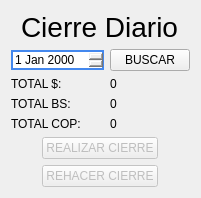
         <widget class="QWidget" name="widget_cierre_diario">
          <layout class="QVBoxLayout" name="verticalLayout_10">
           <item>
            <layout class="QGridLayout" name="gridLayout_8">
             <item row="1" column="1">
              <widget class="QPushButton" name="boton_buscar_cierre">
               <property name="text">
                <string>BUSCAR</string>
               </property>
              </widget>
             </item>
             <item row="3" column="0">
              <widget class="QLabel" name="label_6">
               <property name="text">
                <string>TOTAL BS:</string>
               </property>
              </widget>
             </item>
             <item row="4" column="0">
              <widget class="QLabel" name="label_5">
               <property name="text">
                <string>TOTAL COP:</string>
               </property>
              </widget>
             </item>
             <item row="3" column="1">
              <widget class="QLabel" name="label_cierre_bs">
               <property name="text">
                <string>0</string>
               </property>
              </widget>
             </item>
             <item row="2" column="1">
              <widget class="QLabel" name="label_cierre_dolar">
               <property name="text">
                <string>0</string>
               </property>
              </widget>
             </item>
             <item row="0" column="0" colspan="2" alignment="Qt::AlignmentFlag::AlignHCenter">
              <widget class="QLabel" name="label_9">
               <property name="styleSheet">
                <string notr="true">font-size: 28px;</string>
               </property>
               <property name="text">
                <string>Cierre Diario</string>
               </property>
              </widget>
             </item>
             <item row="4" column="1">
              <widget class="QLabel" name="label_cierre_cop">
               <property name="text">
                <string>0</string>
               </property>
              </widget>
             </item>
             <item row="5" column="0" colspan="2" alignment="Qt::AlignmentFlag::AlignHCenter">
              <widget class="QPushButton" name="boton_cierre">
               <property name="enabled">
                <bool>false</bool>
               </property>
               <property name="styleSheet">
                <string notr="true">min-width: 8em;</string>
               </property>
               <property name="text">
                <string>REALIZAR CIERRE</string>
               </property>
              </widget>
             </item>
             <item row="2" column="0">
              <widget class="QLabel" name="label_8">
               <property name="text">
                <string>TOTAL $:</string>
               </property>
              </widget>
             </item>
             <item row="1" column="0">
              <widget class="QDateEdit" name="date_cierre">
               <property name="styleSheet">
                <string notr="true">border: 2px solid #48e;
border-radius: 0.5em;</string>
               </property>
               <property name="dateTime">
                <datetime>
                 <hour>8</hour>
                 <minute>0</minute>
                 <second>11</second>
                 <year>2000</year>
                 <month>1</month>
                 <day>1</day>
                </datetime>
               </property>
               <property name="calendarPopup">
                <bool>false</bool>
               </property>
              </widget>
             </item>
             <item row="6" column="0" colspan="2" alignment="Qt::AlignmentFlag::AlignHCenter">
              <widget class="QPushButton" name="boton_rehacer">
               <property name="enabled">
                <bool>false</bool>
               </property>
               <property name="styleSheet">
                <string notr="true">min-width: 8em;</string>
               </property>
               <property name="text">
                <string>REHACER CIERRE</string>
               </property>
              </widget>
             </item>
            </layout>
           </item>
          </layout>
         </widget>
